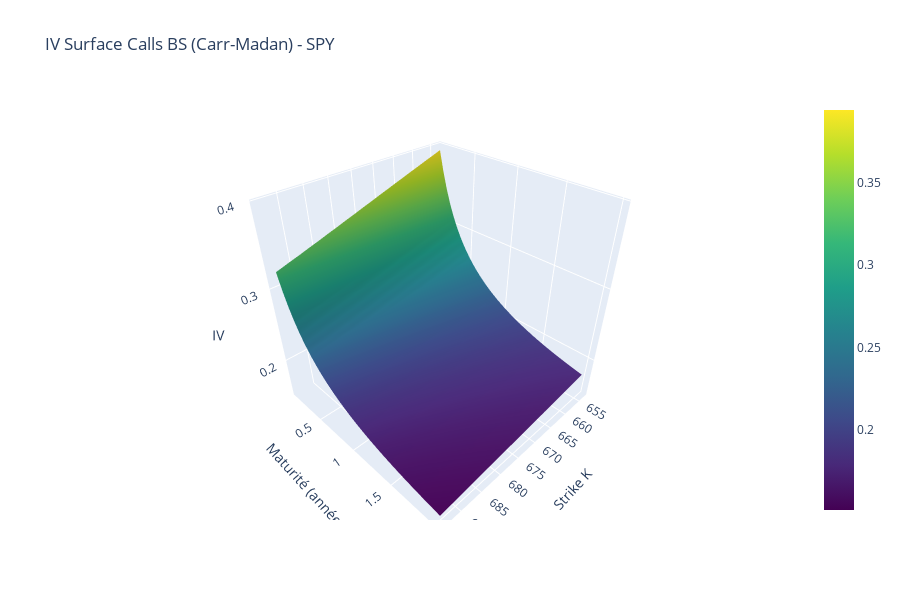
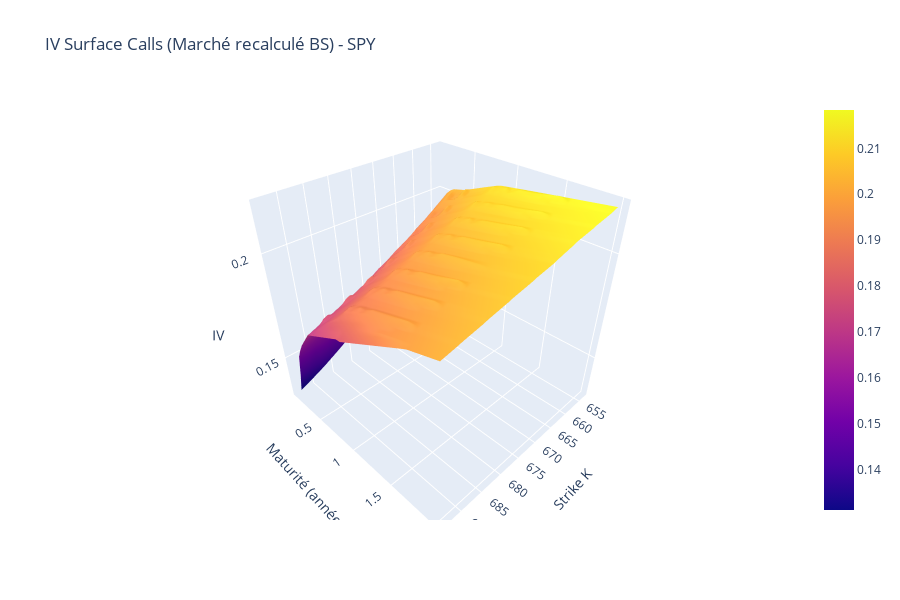

Write notebook code for charts like these, in order.
### Markdown cell above
## Étape 3 — Surfaces analytiques Carr-Madan & IV

### Code cell
K_grid = np.arange(S0_ref - span_mc, S0_ref + span_mc + step_strike, step_strike)
T_grid = np.linspace(0.1, min(iv_T_max, years_ahead), n_maturities)
print(f"Grille strikes: {len(K_grid)} points | Maturités: {len(T_grid)}")

params_cm = HestonParams(
    kappa=torch.tensor(calib_params['kappa'], dtype=torch.float64),
    theta=torch.tensor(calib_params['theta'], dtype=torch.float64),
    sigma=torch.tensor(calib_params['sigma'], dtype=torch.float64),
    rho=torch.tensor(calib_params['rho'], dtype=torch.float64),
    v0=torch.tensor(calib_params['v0'], dtype=torch.float64),
)

call_prices_cm = np.zeros((len(T_grid), len(K_grid)))
put_prices_cm = np.zeros_like(call_prices_cm)
Ks_t = torch.tensor(K_grid, dtype=torch.float64)

for i, T_val in enumerate(T_grid):
    call_anal = carr_madan_call_torch(S0_ref, rf_rate, div_yield, float(T_val), params_cm, Ks_t)
    discount_factor = torch.exp(-torch.tensor(rf_rate * T_val, dtype=torch.float64))
    forward_factor = torch.exp(-torch.tensor(div_yield * T_val, dtype=torch.float64))
    put_anal = call_anal - S0_ref * forward_factor + Ks_t * discount_factor
    call_prices_cm[i, :] = call_anal.detach().cpu().numpy()
    put_prices_cm[i, :] = put_anal.detach().cpu().numpy()

print("Prix Carr-Madan calculés.")

call_iv_cm = np.zeros_like(call_prices_cm)
for i, T_val in enumerate(T_grid):
    for j, K_val in enumerate(K_grid):
        call_iv_cm[i, j] = implied_vol_option(call_prices_cm[i, j], S0_ref, K_val, T_val, rf_rate, "call")

KK_cm, TT_cm = np.meshgrid(K_grid, T_grid)
fig_iv_calls_cm = go.Figure(data=[go.Surface(x=KK_cm, y=TT_cm, z=call_iv_cm, colorscale='Viridis')])
fig_iv_calls_cm.update_layout(title=f"IV Surface Calls BS (Carr-Madan) - {ticker}", scene=dict(xaxis_title='Strike K', yaxis_title='Maturité (années)', zaxis_title='IV'), height=600)
fig_iv_calls_cm.show()

market_iv_df = calls_df.dropna(subset=["C_mkt"]).copy()
market_iv_df = market_iv_df[(market_iv_df["T"] >= MIN_IV_MATURITY) & (market_iv_df["C_mkt"] > 0)]
# Recalcule l'IV marché avec la même fonction et les mêmes S0/r/q
market_iv_df["iv_market_calc"] = market_iv_df.apply(
    lambda row: implied_vol_option(row["C_mkt"], S0_ref, row["K"], row["T"], rf_rate, "call"), axis=1
)
market_iv_df = market_iv_df.dropna(subset=["iv_market_calc"])
if len(market_iv_df) >= 5:
    points = market_iv_df[["K", "T"]].to_numpy()
    values = market_iv_df["iv_market_calc"].to_numpy()
    market_iv_surface = griddata(points, values, (KK_cm, TT_cm), method="linear")
    if market_iv_surface is None or np.all(np.isnan(market_iv_surface)):
        market_iv_surface = griddata(points, values, (KK_cm, TT_cm), method="nearest")
    else:
        nan_mask = np.isnan(market_iv_surface)
        if nan_mask.any():
            market_iv_surface[nan_mask] = griddata(points, values, (KK_cm[nan_mask], TT_cm[nan_mask]), method="nearest")
    fig_iv_market = go.Figure(data=[go.Surface(x=KK_cm, y=TT_cm, z=market_iv_surface, colorscale='Plasma')])
    fig_iv_market.update_layout(title=f"IV Surface Calls (Marché recalculé BS) - {ticker}", scene=dict(xaxis_title='Strike K', yaxis_title='Maturité (années)', zaxis_title='IV'), height=600)
    fig_iv_market.show()
else:
    print("Pas assez de points IV marché pour construire une surface (K, T).")

### Figure 1 — Plotly figure (JSON) as saved in the notebook; plotly's stock layout.template omitted (floating-point values rounded to 4 significant figures; data arrays with more than 128 entries replaced by an {"elided": "..."} marker saying what was removed)
{"data": [{"colorscale": [[0, "#440154"], [0.1111, "#482878"], [0.2222, "#3e4989"], [0.3333, "#31688e"], [0.4444, "#26828e"], [0.5556, "#1f9e89"], [0.6667, "#35b779"], [0.7778, "#6ece58"], [0.8889, "#b5de2b"], [1, "#fde725"]], "type": "surface", "x": {"elided": "40x41 float values"}, "y": {"elided": "40x41 float values"}, "z": {"elided": "40x41 float values"}}], "layout": {"height": 600, "scene": {"xaxis": {"title": {"text": "Strike K"}}, "yaxis": {"title": {"text": "Maturité (années)"}}, "zaxis": {"title": {"text": "IV"}}}, "title": {"text": "IV Surface Calls BS (Carr-Madan) - SPY"}}}

### Figure 2 — Plotly figure (JSON) as saved in the notebook; plotly's stock layout.template omitted (floating-point values rounded to 4 significant figures; data arrays with more than 128 entries replaced by an {"elided": "..."} marker saying what was removed)
{"data": [{"colorscale": [[0, "#0d0887"], [0.1111, "#46039f"], [0.2222, "#7201a8"], [0.3333, "#9c179e"], [0.4444, "#bd3786"], [0.5556, "#d8576b"], [0.6667, "#ed7953"], [0.7778, "#fb9f3a"], [0.8889, "#fdca26"], [1, "#f0f921"]], "type": "surface", "x": {"elided": "40x41 float values"}, "y": {"elided": "40x41 float values"}, "z": {"elided": "40x41 float values"}}], "layout": {"height": 600, "scene": {"xaxis": {"title": {"text": "Strike K"}}, "yaxis": {"title": {"text": "Maturité (années)"}}, "zaxis": {"title": {"text": "IV"}}}, "title": {"text": "IV Surface Calls (Marché recalculé BS) - SPY"}}}
